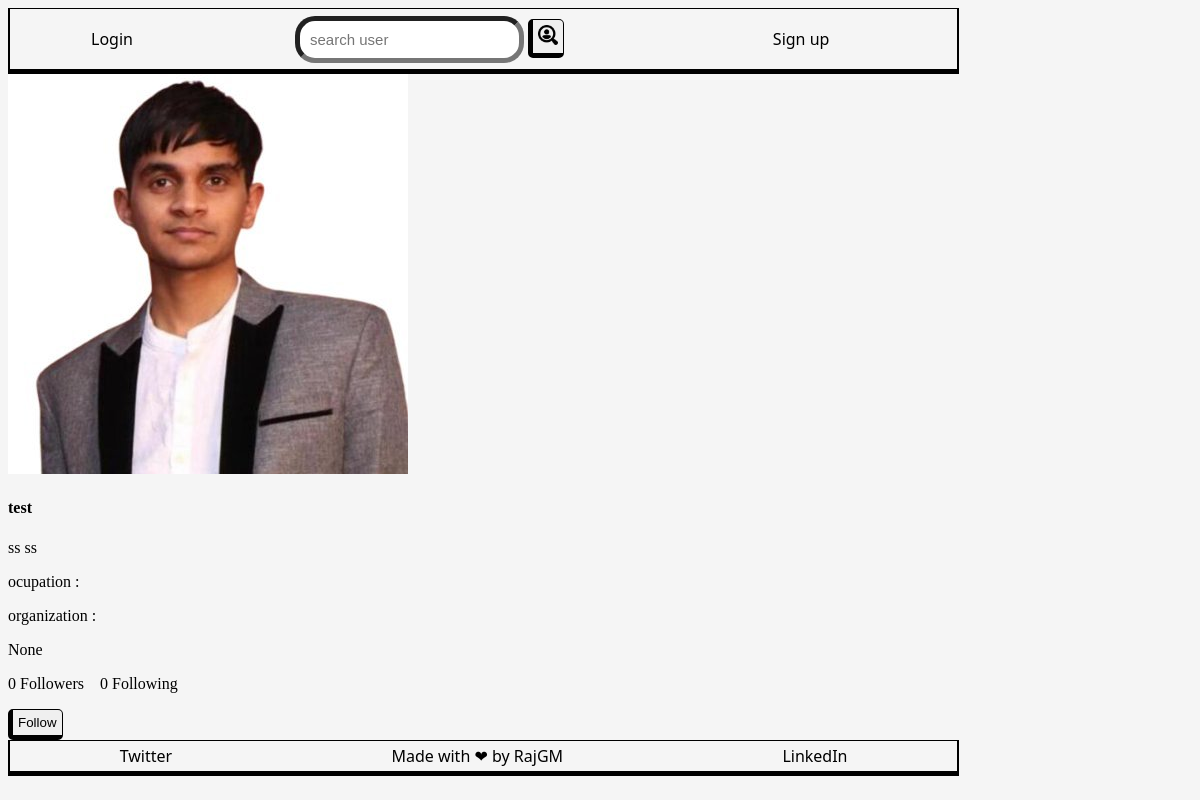
The app's page /test/, older data.
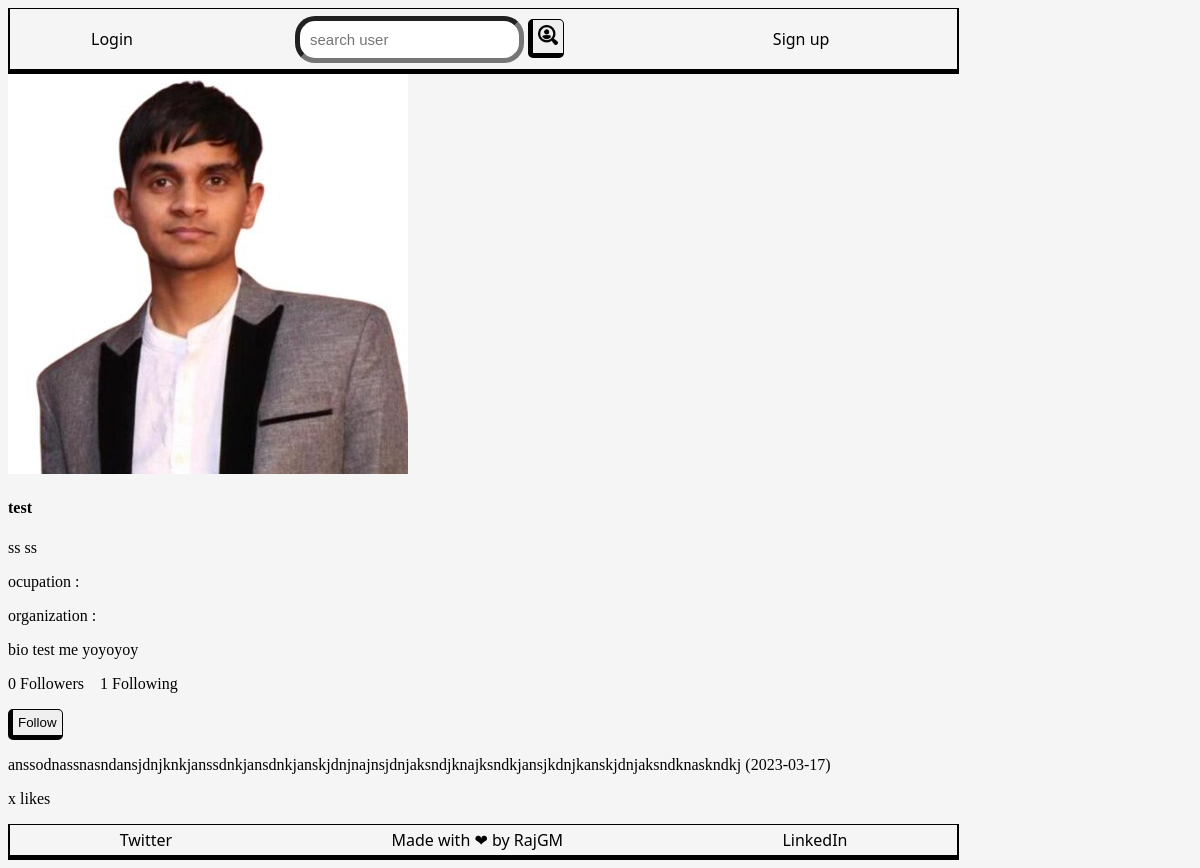
The same page, newer data.
### socialmedia/models.py (models this page shows, shortened)
class AppUser(models.Model):
    user = models.OneToOneField(User, on_delete=models.CASCADE, related_name="profile")
    profileImage = models.ImageField(upload_to='dp', null=True, blank=True)
    dateOfBirth = models.DateField(null=True, blank=True)
    bio = models.CharField(max_length=400, null=True, blank=True)

class Post(models.Model):
    postId = models.AutoField(primary_key=True)
    user = models.ForeignKey(User, on_delete=models.DO_NOTHING, related_name='posts')
    postDate = models.DateField(null=True)
    text = models.CharField(max_length=500)
    likes = models.IntegerField(null=True)
    media = models.ImageField(upload_to='dp')

### socialmedia/views.py (the view, shortened to what this page needs)
# urls.py: path('<str:username>/', views.UserHome.as_view(), name='user-home'),
class UserHome(APIView):
    renderer_classes = [TemplateHTMLRenderer]
    template_name = "user.html"
    def get(self, request, username):#get user's information
        if Follower.objects.filter(user=username, follower=request.user):
            following=True
        else:
            following=False
        queryset = User.objects.get(username=username)
        user = UserSerializer(queryset)
        if queryset.profile.profileImage:
            img_url = user.data['profile']['profileImage']
        else:
            img_url = None
        follower_count = Follower.objects.filter(user=username).count()
        following_count = Follower.objects.filter(follower=username).count()
        return Response({"subuser":queryset, "user_profile": user.data['profile'], "img_url": img_url, "posts":user.data['posts'], "following":following, "follower_count":follower_count, "following_count":following_count})

### socialmedia/templates/user.html (shortened to what this page needs)
{% include "./header.html" %}
<body>
  {% include "./nav.html" %}
  <div class="grid-containor">
    <div class="grid-x grid-margin-x">
      <div class="large-8 cell">
        <div class="user-home-profile" id="user-home-profile-img">
          {% if img_url %}
            <img class="thumbnail" id="user-home-profile-thumbnail" src="{{ img_url }}" alt="user profile image">
          {% else %}
            <img class="thumbnail" id="user-home-profile-thumbnail" src="/static/media/blank.png" alt="user profile image">
          {% endif %}
        </div>
        <div class="user-home-profile" id="user-home-profile-info">
          <h4 >{{ subuser }}</h4>
          <p> {{ subuser.first_name}} {{ subuser.last_name}}</p>
          <p>ocupation : {{ user_profile.ocupation }}</p>
          <p>organization : {{ user_profile.organization }}</p>
          <p>{{ user_profile.bio }}</p>
          <p>{{ follower_count }} Followers &nbsp;&nbsp;&nbsp;{{ following_count }} Following</p>
          {% if following %}
            <form class="follow" action="/{{ subuser }}/" method="POST">
              {% csrf_token %}
              <input type="hidden" name="user" value="{{ subuser }}">
              <input type="hidden" name="follower" value="{{ user }}">
              <button type="submit" name="button" class="hollow button success">Following <i class="fi-check"></i></button>
            </form>
          {% else %}
            <form class="follow" action="/{{ subuser }}/" method="POST">
              <button type="submit" name="button" class="hollow button primary">Follow </button>
            </form>
          {% endif %}
        </div>
      </div>
    </div>
  </div>
  <div class="grid-containor">
    <div class="grid-x grid-margin-x">
      <div class="large-5 cell">
        {% for post in posts reversed %}
        <div class="card">
          <div class="card-section">
            <p>{{ post.text }} ({{ post.postDate }})</p>
            <p> x likes</p>
          </div>
        </div>
        {% endfor %}
      </div>
    </div>
  </div>
  {% include "./footer.html" %}
</body>

Row changes from the older to the newer data that the page shows:
now on this page (row edited): AppUser: bio "bio test me yoyoyoy"
added Post: text "anssodnassnasndansjdnjknkjanssdnkjansdnkjanskjdnjnajnsjdnjaksndjknajksndkjansjkdnjkanskjdnjaksndknaskndkj"
Text that changed along with them:
{{ following_count }}: "0" → "1"
{{ user_profile.bio }}: "None" → (not shown)
new list line: "( 2023-03-17 ) x likes"
